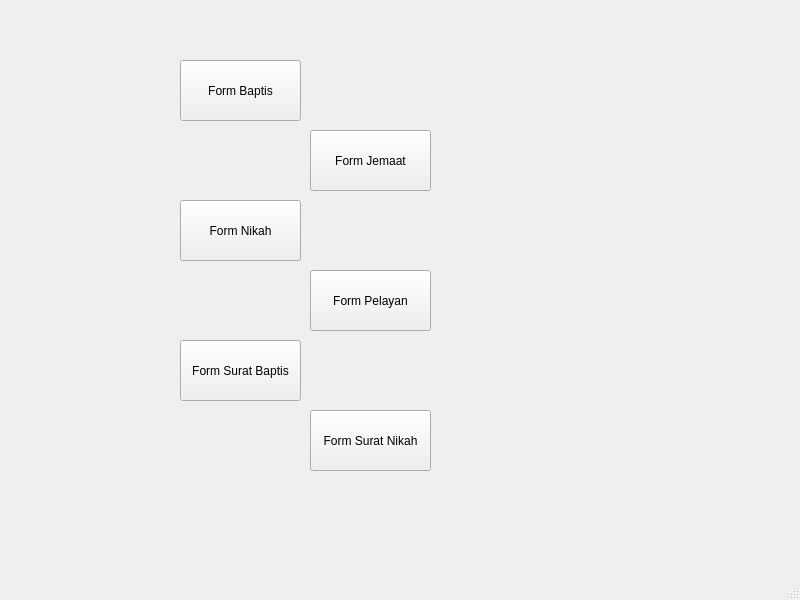
<?xml version="1.0" encoding="UTF-8"?>
<ui version="4.0">
 <class>formutama</class>
 <widget class="QMainWindow" name="formutama">
  <property name="geometry">
   <rect>
    <x>0</x>
    <y>0</y>
    <width>800</width>
    <height>600</height>
   </rect>
  </property>
  <property name="windowTitle">
   <string>formutama</string>
  </property>
  <widget class="QWidget" name="centralwidget">
   <widget class="QPushButton" name="pushButton">
    <property name="geometry">
     <rect>
      <x>180</x>
      <y>60</y>
      <width>121</width>
      <height>61</height>
     </rect>
    </property>
    <property name="text">
     <string>Form Baptis</string>
    </property>
   </widget>
   <widget class="QPushButton" name="pushButton_2">
    <property name="geometry">
     <rect>
      <x>310</x>
      <y>130</y>
      <width>121</width>
      <height>61</height>
     </rect>
    </property>
    <property name="text">
     <string>Form Jemaat</string>
    </property>
   </widget>
   <widget class="QPushButton" name="pushButton_3">
    <property name="geometry">
     <rect>
      <x>180</x>
      <y>200</y>
      <width>121</width>
      <height>61</height>
     </rect>
    </property>
    <property name="text">
     <string>Form Nikah</string>
    </property>
   </widget>
   <widget class="QPushButton" name="pushButton_4">
    <property name="geometry">
     <rect>
      <x>310</x>
      <y>270</y>
      <width>121</width>
      <height>61</height>
     </rect>
    </property>
    <property name="text">
     <string>Form Pelayan</string>
    </property>
   </widget>
   <widget class="QPushButton" name="pushButton_5">
    <property name="geometry">
     <rect>
      <x>180</x>
      <y>340</y>
      <width>121</width>
      <height>61</height>
     </rect>
    </property>
    <property name="text">
     <string>Form Surat Baptis</string>
    </property>
   </widget>
   <widget class="QPushButton" name="pushButton_6">
    <property name="geometry">
     <rect>
      <x>310</x>
      <y>410</y>
      <width>121</width>
      <height>61</height>
     </rect>
    </property>
    <property name="text">
     <string>Form Surat Nikah</string>
    </property>
   </widget>
  </widget>
  <widget class="QMenuBar" name="menubar">
   <property name="geometry">
    <rect>
     <x>0</x>
     <y>0</y>
     <width>800</width>
     <height>22</height>
    </rect>
   </property>
  </widget>
  <widget class="QStatusBar" name="statusbar"/>
 </widget>
 <resources/>
 <connections/>
</ui>
